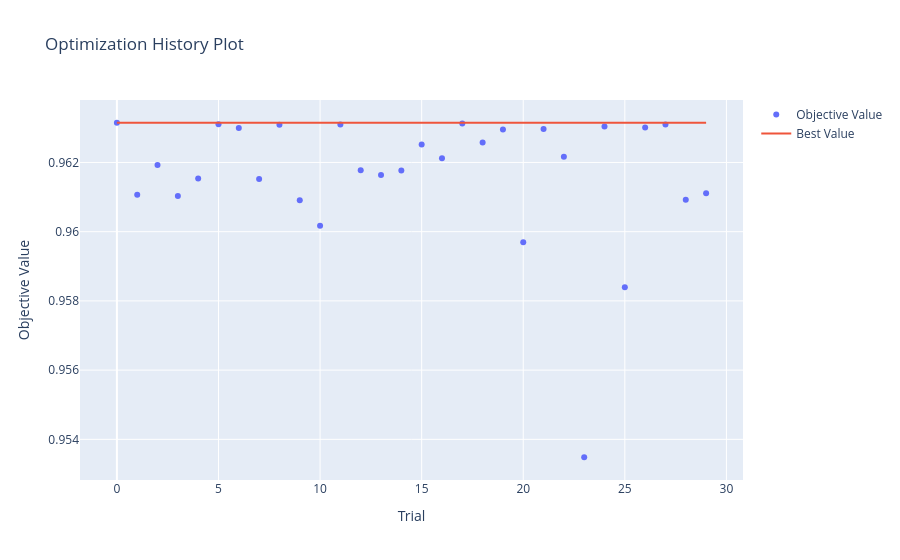

Source (notebook cell):
### Code cell
try:
    fig = optuna.visualization.plot_optimization_history(study)
    fig.show()
except NameError:
    print("Optuna wasn't run")

### Figure 1 — Plotly figure (JSON) as saved in the notebook; plotly's stock layout.template omitted (floating-point values rounded to 4 significant figures)
{"data": [{"mode": "markers", "name": "Objective Value", "type": "scatter", "x": [0, 1, 2, 3, 4, 5, 6, 7, 8, 9, 10, 11, 12, 13, 14, 15, 16, 17, 18, 19, 20, 21, 22, 23, 24, 25, 26, 27, 28, 29], "y": [0.9631, 0.9611, 0.9619, 0.961, 0.9615, 0.9631, 0.963, 0.9615, 0.9631, 0.9609, 0.9602, 0.9631, 0.9618, 0.9616, 0.9618, 0.9625, 0.9621, 0.9631, 0.9626, 0.963, 0.9597, 0.963, 0.9622, 0.9535, 0.963, 0.9584, 0.963, 0.9631, 0.9609, 0.9611]}, {"mode": "lines", "name": "Best Value", "type": "scatter", "x": [0, 1, 2, 3, 4, 5, 6, 7, 8, 9, 10, 11, 12, 13, 14, 15, 16, 17, 18, 19, 20, 21, 22, 23, 24, 25, 26, 27, 28, 29], "y": [0.9631, 0.9631, 0.9631, 0.9631, 0.9631, 0.9631, 0.9631, 0.9631, 0.9631, 0.9631, 0.9631, 0.9631, 0.9631, 0.9631, 0.9631, 0.9631, 0.9631, 0.9631, 0.9631, 0.9631, 0.9631, 0.9631, 0.9631, 0.9631, 0.9631, 0.9631, 0.9631, 0.9631, 0.9631, 0.9631]}, {"marker": {"color": "#cccccc"}, "mode": "markers", "name": "Infeasible Trial", "showlegend": false, "type": "scatter", "x": [], "y": []}], "layout": {"title": {"text": "Optimization History Plot"}, "xaxis": {"title": {"text": "Trial"}}, "yaxis": {"title": {"text": "Objective Value"}}}}
